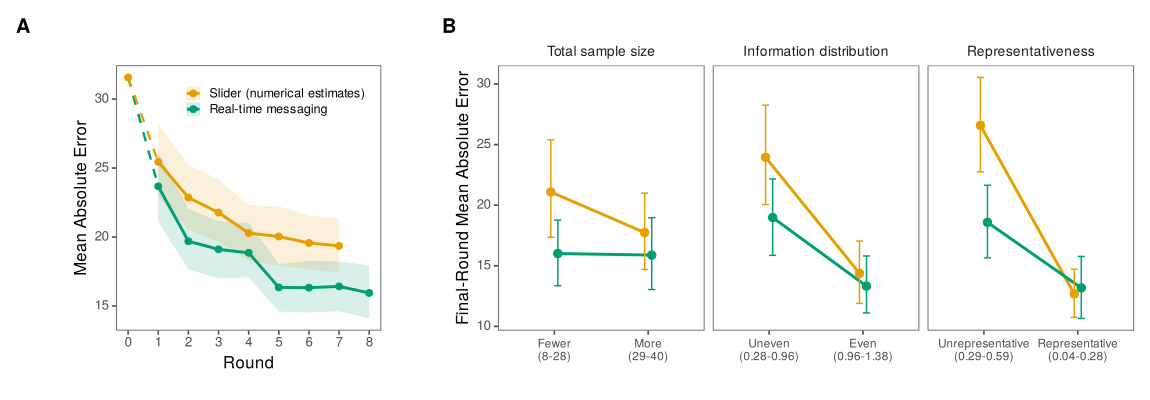

R code for this plot:
# Figure 5 (Experiment 2 results) on the SR networks.
# (A) Mean absolute error by round with bootstrapped 95% CIs over observations, as in
# the save-fig5 chunk of the original Experiment 2 notebook; the slider's pre-social
# estimate is shown at round 0.
# (B) Final-round error (each condition's last round) by condition within the
# median-split bins of each difficulty dimension (lib/exp2_data.R), bins ordered
# [harder, easier]. 95% CIs are percentile bootstraps over networks (2000 resamples),
# so that participants in the same network are not treated as independent.
# Input: data/derived/exp2_clean_data.csv. Output: figures/fig5_exp2_results.pdf.
# Run from figures/.

source("../lib/common.R")
suppressPackageStartupMessages({ library(ggthemes); library(patchwork) })
source("../lib/exp2_data.R")

# Percentile bootstrap of the mean over observations (same as tidyboot::tidyboot_mean with
# 1000 resamples, written out here to keep memory use low)
row_boot <- function(x, n_boot = 1000) {
  x <- x[!is.na(x)]
  b <- vapply(seq_len(n_boot), function(i) mean(x[sample.int(length(x), replace = TRUE)]), numeric(1))
  tibble(n = length(x), empirical_stat = mean(x),
         ci_lower = unname(quantile(b, 0.025)), ci_upper = unname(quantile(b, 0.975)))
}

exp2_conditions <- c("slider", "interactive")
color_scale <- scale_color_manual(name = NULL, values = condition_colors[exp2_conditions],
                                  labels = condition_labels[exp2_conditions], breaks = exp2_conditions)
fill_scale <- scale_fill_manual(name = NULL, values = condition_colors[exp2_conditions],
                                labels = condition_labels[exp2_conditions], breaks = exp2_conditions)

# Mean of `error` over participants with a percentile bootstrap that resamples networks
cluster_boot <- function(df, n_boot = 2000) {
  per_game <- df %>% group_by(gameID) %>% summarise(s = sum(error), n = n(), .groups = "drop")
  boots <- replicate(n_boot, {
    i <- sample.int(nrow(per_game), replace = TRUE)
    sum(per_game$s[i]) / sum(per_game$n[i])
  })
  tibble(empirical_stat = sum(per_game$s) / sum(per_game$n),
         ci_lower = unname(quantile(boots, 0.025)),
         ci_upper = unname(quantile(boots, 0.975)),
         n_networks = nrow(per_game), n_participants = sum(per_game$n))
}

make_fig5 <- function(subset, sample_label) {
  set.seed(2026)
  dat <- load_exp2(subset)
  d.all <- dat$d.all %>% filter(!is.na(error))
  d.slider_baseline <- dat$d.slider_baseline %>% filter(!is.na(error))

  cat("\n=====", sample_label, "=====\n")
  cat("Networks by condition:\n"); print(count(distinct(d.all, gameID, condition), condition))

  # ---- Panel A: error over rounds ----
  error_by_round <- d.all %>%
    group_by(condition, idx_shifted) %>%
    reframe(row_boot(error)) %>%
    mutate(condition = factor(condition, levels = exp2_conditions))

  slider_baseline_collapsed <- row_boot(d.slider_baseline$error) %>%
    mutate(condition = factor("slider", levels = exp2_conditions), idx_shifted = 0)

  baseline_segments <- error_by_round %>%
    filter(idx_shifted == 1) %>%
    select(condition, empirical_stat) %>%
    mutate(baseline_y = slider_baseline_collapsed$empirical_stat, x_start = 0, x_end = 1)

  p_a <- ggplot(error_by_round, aes(x = idx_shifted, y = empirical_stat, color = condition)) +
    geom_segment(data = baseline_segments,
                 aes(x = x_start, xend = x_end, y = baseline_y, yend = empirical_stat, color = condition),
                 linetype = "dashed", linewidth = 0.8) +
    geom_point(data = slider_baseline_collapsed, aes(x = idx_shifted, y = empirical_stat),
               size = 2, color = condition_colors[["slider"]]) +
    geom_ribbon(aes(ymin = ci_lower, ymax = ci_upper, fill = condition), alpha = 0.15, color = NA) +
    geom_line(linewidth = 1) +
    geom_point(size = 2) +
    color_scale + fill_scale +
    scale_x_continuous(breaks = 0:8) +
    labs(x = "Round", y = "Mean Absolute Error", tag = "A") +
    theme_few() +
    theme(legend.position = c(0.60, 0.88),
          legend.background = element_blank(),
          legend.key.size = unit(0.4, "cm"),
          legend.text = element_text(size = 9),
          plot.tag = element_text(face = "bold"),
          aspect.ratio = 1)

  # ---- Panel B: final-round error by difficulty bin ----
  d.final <- d.all %>%
    group_by(condition) %>%
    filter(idx_shifted == max(idx_shifted)) %>%
    ungroup()

  # Bin ranges (from the active-player statistics) for the tick labels
  rng <- function(v, lo_digits) sprintf(paste0("%.", lo_digits, "f-%.", lo_digits, "f"), min(v), max(v))
  bins <- d.all %>% distinct(gameID, nCrittersGame_actual, entropy_actual, representation_actual,
                             critters_bin, entropy_bin, rep_bin) %>% filter(!is.na(critters_bin))
  lab_n   <- bins %>% group_by(critters_bin) %>% summarise(r = rng(nCrittersGame_actual, 0))
  lab_ent <- bins %>% group_by(entropy_bin) %>% summarise(r = rng(entropy_actual, 2))
  lab_rep <- bins %>% group_by(rep_bin) %>% summarise(r = rng(representation_actual, 2))
  level_labels <- c(
    "Few"              = paste0("Fewer\n(", lab_n$r[lab_n$critters_bin == "Few"], ")"),
    "Many"             = paste0("More\n(", lab_n$r[lab_n$critters_bin == "Many"], ")"),
    "Low"              = paste0("Uneven\n(", lab_ent$r[lab_ent$entropy_bin == "Low"], ")"),
    "High"             = paste0("Even\n(", lab_ent$r[lab_ent$entropy_bin == "High"], ")"),
    "Unrepresentative" = paste0("Unrepresentative\n(", lab_rep$r[lab_rep$rep_bin == "Unrepresentative"], ")"),
    "Representative"   = paste0("Representative\n(", lab_rep$r[lab_rep$rep_bin == "Representative"], ")")
  )

  summarise_dim <- function(binvar, dim_name) {
    d.final %>%
      filter(!is.na(.data[[binvar]])) %>%
      mutate(level = as.character(.data[[binvar]])) %>%
      group_by(condition, level) %>%
      group_modify(~ cluster_boot(.x)) %>%
      ungroup() %>%
      mutate(dimension = dim_name)
  }
  summary_all <- bind_rows(
    summarise_dim("critters_bin", "Total sample size"),
    summarise_dim("entropy_bin", "Information distribution"),
    summarise_dim("rep_bin", "Representativeness")
  ) %>%
    mutate(
      dimension = factor(dimension, levels = c("Total sample size", "Information distribution", "Representativeness")),
      level = factor(level, levels = c("Few", "Many", "Low", "High", "Unrepresentative", "Representative")),
      condition = factor(condition, levels = exp2_conditions)
    )
  cat("Final-round error by bin:\n")
  print(summary_all %>% arrange(dimension, level, condition) %>%
          mutate(across(c(empirical_stat, ci_lower, ci_upper), ~ round(.x, 1))), n = Inf)

  p_b <- ggplot(summary_all, aes(x = level, y = empirical_stat, color = condition, group = condition)) +
    geom_line(linewidth = 1, position = position_dodge(width = 0.15)) +
    geom_point(size = 2.5, position = position_dodge(width = 0.15)) +
    geom_errorbar(aes(ymin = ci_lower, ymax = ci_upper), width = 0.15,
                  position = position_dodge(width = 0.15)) +
    facet_wrap(~ dimension, scales = "free_x", nrow = 1) +
    scale_x_discrete(labels = level_labels) +
    color_scale +
    labs(x = NULL, y = "Final-Round Mean Absolute Error", tag = "B") +
    theme_few() +
    theme(legend.position = "none",
          axis.text.x = element_text(size = 8.5, lineheight = 0.9),
          strip.text = element_text(size = 10),
          plot.tag = element_text(face = "bold"))

  (p_a | p_b) + plot_layout(widths = c(1, 1.8)) +
    plot_annotation(title = sample_label, theme = theme(plot.title = element_text(size = 11)))  # no title when sample_label is NULL
}

fig5 <- make_fig5("SR", NULL)
save_fig(fig5, "fig5_exp2_results", width = 11.5, height = 4)
